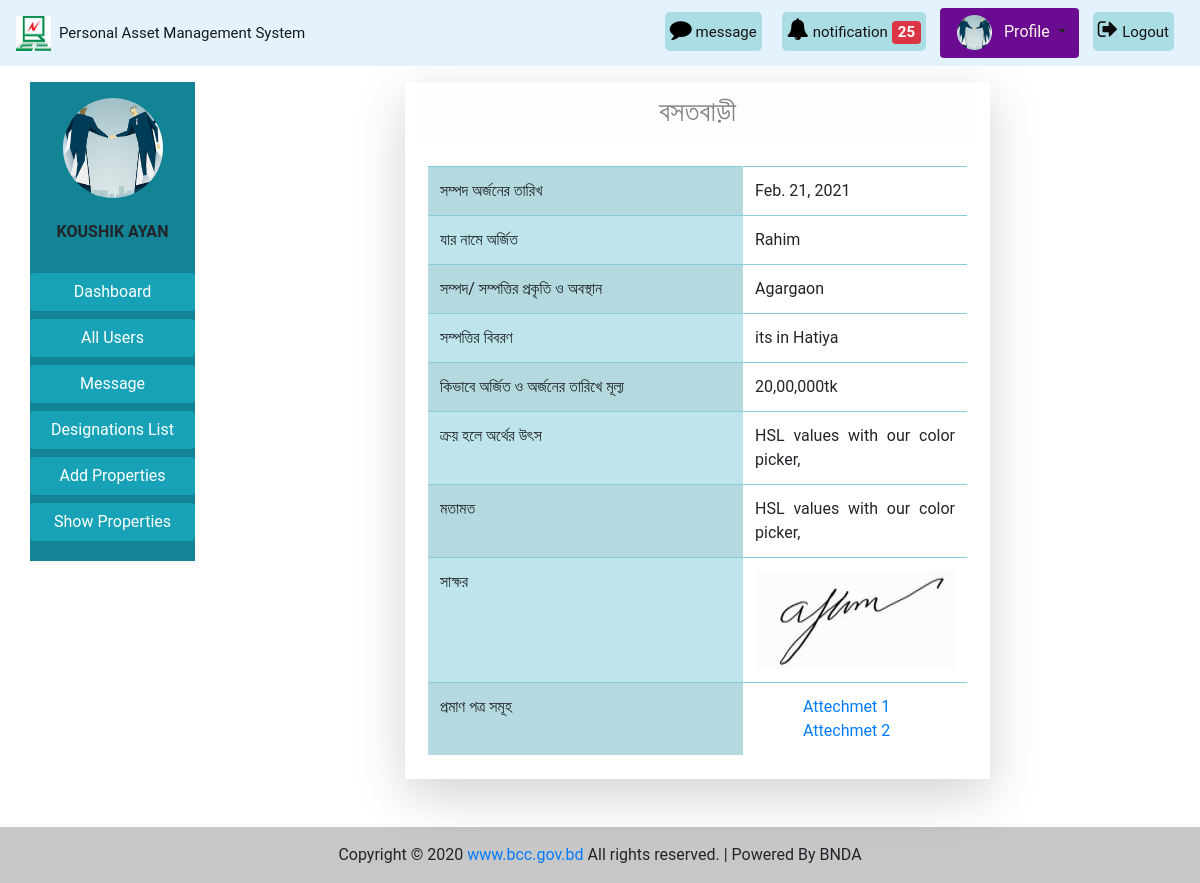
Screenshot of /view-homestead/2 (signed in) with the database file from the repository.
### accounts/models.py (models this page shows, shortened)
class CustomUser(AbstractBaseUser):
    user_type_data = (
        ('1', 'Super admin'),
        ('2', 'Admin'),
        ('3', 'Employee'),
    )
    user_type = models.CharField(max_length=10, choices=user_type_data, default='3')
    email = models.EmailField(max_length=255, unique = True, verbose_name = 'Email')
    name = models.CharField(max_length = 255, verbose_name = 'Full Name')
    phone_no = models.CharField(max_length = 20, unique = True, verbose_name = 'Phone Number')
    date = models.DateField(auto_now_add = True)
    is_active = models.BooleanField(default=True)
    is_admin = models.BooleanField(default=False)
    is_staff = models.BooleanField(default=False)
    USERNAME_FIELD = 'email'
    REQUIRED_FIELDS = ('name','phone_no')
    objects = CustomUserManager()
    class Meta:
        verbose_name_plural = 'Users'

### pamsapp/models.py (models this page shows, shortened)
class Profile(models.Model):
    gender_type = (
        ('1', 'Male'),
        ('2', 'Female'),
        ('3', 'Others'),
    )
    user = models.OneToOneField(CustomUser, on_delete = models.CASCADE , related_name = 'profile')
    image = models.ImageField(upload_to = 'images/', blank=True, null=True)
    designation = models.ForeignKey(Designation, on_delete = models.CASCADE, blank = True, null = True)
    gender = models.CharField(max_length=10, choices=gender_type, blank = True, null = True)

### immovable_app/models.py (models this page shows, shortened)
class Homestead(models.Model):
    user = models.ForeignKey(CustomUser, on_delete = models.CASCADE)
    date_of_acquisition = models.DateField()
    owner = models.CharField(max_length = 200)
    class_and_location = models.CharField(max_length = 200)
    details = models.CharField(max_length = 1000)
    how_acquired_and_value = models.CharField(max_length = 1000)
    source_of_money = models.CharField(max_length = 1000)
    opinon = models.CharField(max_length = 1000)
    signature = models.ImageField()
    is_confirm = models.BooleanField(default=False)

class NoteField_im(models.Model):
    land = models.ForeignKey(Land, on_delete = models.CASCADE, related_name='lands', null= True, blank = True)
    building = models.ForeignKey(Building, on_delete = models.CASCADE, related_name='buildings', null= True, blank = True)
    homestead = models.ForeignKey(Homestead, on_delete = models.CASCADE, related_name='homestead', null= True, blank = True)
    businessFirm = models.ForeignKey(BusinessFirm, on_delete = models.CASCADE, related_name='business_Firms', null= True, blank = True)
    other = models.ForeignKey(Other, on_delete = models.CASCADE, related_name='others', null= True, blank = True)
    notefield  = models.FileField(upload_to = 'immovable-files/', blank = True, null = True)

### pamsapp/views.py (the view)
# urls.py: path('view-homestead/<int:id>', views.view_homestead_view, name='view-homestead'),
@login_required
def view_homestead_view(request, id):
    profile = Profile.objects.get(user_id = request.user.id)
    pi = Homestead.objects.get(pk = id)
    notification = notification_func(request)
    context = {
        'user':request.user,
        'profile':profile,
        'homestead':pi,
        'notification':notification
        }
    return render(request, 'immovable/view_homestead.html', context)

### message/context_processors.py (called while the page is built)
def unread_messages(request):
    if request.user.is_authenticated:
        unread_msgs = InboxMessage.objects.filter(receiver_id=request.user, delete_status=True,
                                                  new_msg_active=True)[0:5]
        total_unread_msgs = InboxMessage.objects.filter(receiver_id=request.user,
                                                        delete_status=True, new_msg_active=True).count()
        total_draft_msgs = NewMessage.objects.filter(sender_id=request.user,
                                                     delete_status=True, new_msg_active=True,
                                                     msg_status='Draft').count()
        return {'unread_msgs': unread_msgs, 'total_unread_msgs': total_unread_msgs,
                'total_draft_msgs': total_draft_msgs}
    else:
        return {'total_unread_msgs': 0, 'total_draft_msgs': 0}

def online_active_user(request):
    active_users = CustomUser.objects.all()
    return {'active_users': active_users}

### templates/immovable/view_homestead.html
{% extends 'base.html' %}
{% load static %}
{% block content %}
<div class = 'col-lg-6 col-md-8 col-10  shadow-lg mx-auto'>
  <h3 class='alert alert-light text-lg-center'>বসতবাড়ী</h3>
  <div class='py-2 px-2' style = 'width:100%;'>
    <table class="table table-striped table-info">
        <tbody>
          <tr>
            <td style='width:350px' >সম্পদ অর্জনের তারিখ</td>
            <td class='bg-white text-justify'>{{homestead.date_of_acquisition}}</td>
          </tr>
          <tr>
            <td>যার নামে অর্জিত</td>
            <td class='bg-white text-justify'>{{homestead.owner}}</td>
          </tr>
          <tr>
            <td>সম্পদ/ সম্পত্তির প্রকৃতি ও অবস্থান</td>
            <td class='bg-white text-justify'>{{homestead.class_and_location}}</td>
          </tr>
          <tr>
            <td>সম্পত্তির বিবরণ</td>
            <td class='bg-white text-justify'>{{homestead.details}}</td>
          </tr>
          <tr>
            <td>কিভাবে অর্জিত ও অর্জনের তারিখে মূল্য</td>
            <td class='bg-white text-justify'>{{homestead.how_acquired_and_value}}</td>
          </tr>
          <tr>
            <td>ক্রয় হলে অর্থের উৎস</td>
            <td class='bg-white text-justify'>{{homestead.source_of_money}}</td>
          </tr>
          <tr>
            <td>মতামত</td>
            <td class='bg-white text-justify'>{{homestead.opinon}}</td>
          </tr>
          <tr>
            <td>সাক্ষর</td>
            <td class='bg-white'>
                <div style="width:100%; text-align:center">
                    <img style='width: 200px; height: 100px'  src="{{ homestead.signature.url }}" alt="সাক্ষর">
                </div>
            </td>
          </tr>
          <tr>
            <td>প্রমাণ পত্র সমূহ</td>
            <td class='bg-white'>
                    {% for note in homestead.homestead.all %}
                    <a class='ml-5'  href="{{ note.notefield.url }}" download>Attechmet {{ forloop.counter }}</a> <br>
                    {% endfor %}
            </td>
          </tr>
        </tbody>
      </table>
  </div>
</div>
{% endblock %}

### templates/base.html (shortened to what this page needs)
{% load static %}
<!doctype html>
<html lang="en">
  <head>
    <link rel="stylesheet" href="https://maxcdn.bootstrapcdn.com/bootstrap/4.5.2/css/bootstrap.min.css">
    <link rel="stylesheet" href="{% static 'pams/css/bootstrap.css' %}">
    <link rel="stylesheet" href="{% static 'pams/css/base.css' %}">
    <link rel="stylesheet" href="https://cdnjs.cloudflare.com/ajax/libs/font-awesome/4.7.0/css/font-awesome.min.css">
  </head>
  <body>
   <nav class="navbar navbar-expand-lg navbar-light sticky-top"
    style="background-color: #e3f2fd">
    <a class="navbar-brand" href="{% url 'pamsapp:home' %}"><img src="{% static 'pams/images/bcc.jpg' %}" alt="logo"
      style="height: 35px; width: 35px;"><span class="ml-2" style="font-size: 15px;">Personal Asset Management System</span></a>
    <div class="collapse navbar-collapse text-center my-nav" id="navbarSupportedContent">
      <ul class="navbar-nav  my-2 my-lg-0 ">
        {% if not user.is_authenticated %}
          <li class="nav-item active">
            <a class="nav-link text-black font-weight-bold" href="#">Login </a>
          </li>
          <li class="nav-item active">
            <a class="nav-link text-black font-weight-bold" href="#">Signup </a>
          </li>
        {% else %}
        <div class="mes rounded rounded-end ">
          <a href="{% url 'pamsapp:assets-list-pending' %}"  style="text-decoration:none">
            <i style="font-size:22px; color:rgb(0, 0, 0)" class="fa ">&#xf075;</i>
            <span style='font-size:15px'>message</span>
          </a>
        </div>
        {% if user.user_type == '1' or user.user_type == '2' %}
        <div class="not rounded rounded-end ">
          <a href="{% url 'pamsapp:assets-list-pending' %}"  style="text-decoration:none">
            <i style="font-size:22px; color:rgb(0, 0, 0)" class="fa">&#xf0f3;</i>
            <span style='font-size:15px'>notification</span>
            {% if notification %}
            <span class="badge badge-danger" style='font-size:15px'>{{ notification }}</span>
            {% endif %}
          </a>
        </div>
        {% endif %}
          {% if profile.image %}
          <div class="dropdown show mx-1 pl-1 rounded profile"
          style='background-color:  #6b0b91; border-radius: 15%;'>
            <a class="btn dropdown-toggle" href="{% url 'pamsapp:profile' %}" role="button"
             id="dropdownMenuLink" data-toggle="dropdown" aria-haspopup="true" aria-expanded="false">
             <img src="{{ user.profile.image.url }}" class="rounded-circle" alt="logo"
                style="height: 35px; width: 35px;">
                <span class="ml-2" style="font-size: medium; color:seashell">Profile</span>
            </a>
          </div>
          {% endif %}
          <div class="mes rounded rounded-end ">
            <a href="{% url 'accounts:logout' %}"  style="text-decoration:none">
              <i style="font-size:22px; color:rgb(14, 13, 13)" class="fa ">&#xf08b;</i>
              <span style='font-size:15px'>Logout</span>
            </a>
          </div>
        {% endif %}
      </ul>
    </div>
  </nav>
   <div class="container-fluid mt-3">
    <div class="row mx-auto">
      <div class="col-lg-2 col-md-3 col-12 mb-2">
        <div class="list-group text-center">
          <div class='py-3' style='background-color:#138496'>
            {% if user.profile.image %}
              <div style="width:100%; text-align:center">
                <img class="rounded-circle" style="height:100px; width:100px" src="{{ user.profile.image.url }}" alt="Card image cap">
              </div>
            {% else %}
              <img class="rounded-circle" style="height:100px" src="{% static 'pams/images/user-default.png' %}" alt="Card image cap">
            {% endif %}
            <br>
            <h6 class='text-uppercase font-weight-bold'>{{user.name}}</h6>
            <br>
            {% if user.user_type == '1' or user.user_type == '2' %}
              <a href="{% url 'pamsapp:dashboard' %}" class="btn btn-info mb-1 btn-block">Dashboard</a>
              <a href="{% url 'pamsapp:all-user' %}" class="btn btn-info mb-1 btn-block">All Users</a>
              <a href="{% url 'Message:inbox' %}" class="btn btn-info mb-1 btn-block">Message</a>
              <a href="{% url 'pamsapp:designations_list' %}" class="btn btn-info mb-1 btn-block">Designations List</a>
            {% endif %}
            <a href="{% url 'pamsapp:home' %}" class="btn btn-info btn-block">Add Properties</a>
            <a href="{% url 'pamsapp:show-properties' %}" class="btn btn-info mb-1 btn-block">Show Properties</a>
          </div>
        </div>
      </div>
      {% block content %}
      {% endblock %}
    </div>
  </div>
  <footer class="bg-light text-center text-lg-start mt-5">
    <div class="text-center p-3" style="background-color: rgba(0, 0, 0, 0.2)">
      Copyright © 2020
      <a class="bootstrap-link"  href="https://bcc.gov.bd/" target="blank">www.bcc.gov.bd</a>
      All rights reserved. | Powered By BNDA
    </div>
  </footer>
  </body>
</html>

### static/pams/css/base.css (style rules this page uses)
* { margin: 0; padding: 0; box-sizing: border-box; }
body { font-family: 'roboto', sans-serif; }

### templates/base.html (style rules this page uses)
.not { right: 0px; height: 50px; padding: 10px; color:rgb(246, 246, 248) }
.not a { background-color: #ABDDE5; color:rgb(20, 20, 20); padding-left: 5px; padding-right: 5px; padding-top: 10px; padding-bottom: 10px; border-radius: 5px; }
.mes { right: 0px; height: 50px; padding: 10px; color:rgb(12, 12, 15) }
.mes a { background-color: #ABDDE5; color:rgb(20, 20, 20); padding-left: 5px; padding-right: 5px; padding-top: 10px; padding-bottom: 10px; border-radius: 5px; }

### rows the page displays
CustomUser: profile.image (picture), name "KOUSHIK AYAN"
Homestead: date_of_acquisition "Feb. 21, 2021", owner "Rahim", class_and_location "Agargaon", details "its in Hatiya", how_acquired_and_value "20,00,000tk", source_of_money "HSL values with our color picker,", opinon "HSL values with our color picker,", signature (picture)

### other values shown
{{ notification }} "25"
